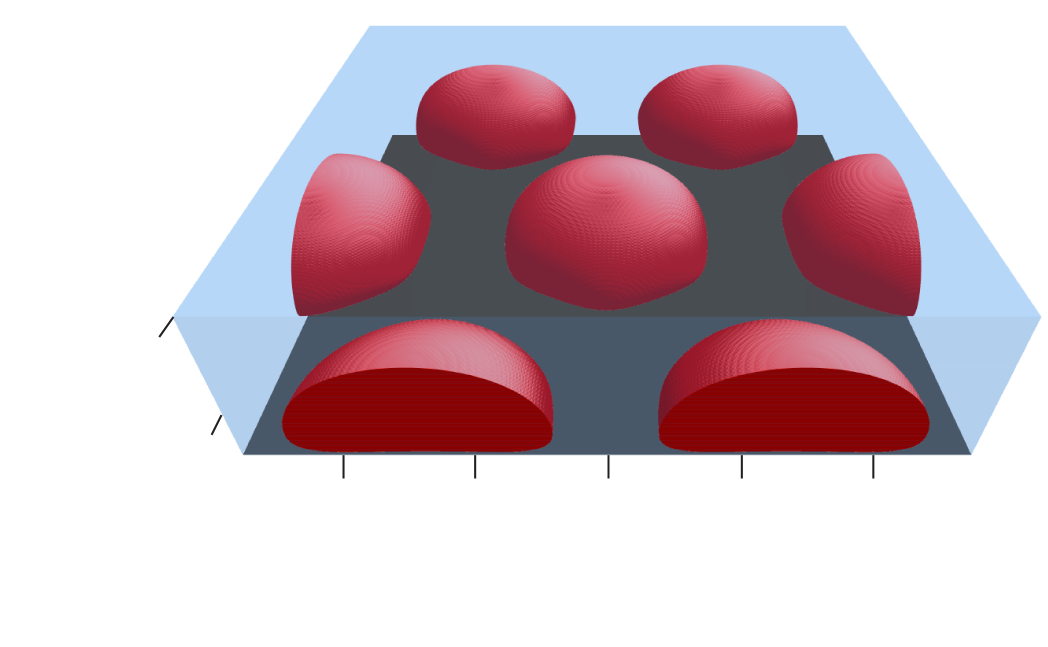
#> input picture figures/SYSG3/a10_mic-empty.png, 4191 x 2586 px (shown at 1/4 size)
$ jupyter execute --allow-errors sysg3_figures.ipynb
#> lines starting #> are read from the running program, lines starting #| are printed output that depends on the picture
### python/Process3D.py
import numpy as np, pandas as pd, matplotlib.pyplot as plt, matplotlib as mpl, plotly.graph_objects as go
import os.path
from Pha3D import Pha3D

class Process3D:
    '''
    kwargs : { fname, dims, fprefix, ( default: isomin, n_coarse, zmax, reflect_over ) }
    '''
    # [139 lines left out: functions __init__, Set_camera, Figure, not called in this run]

class Local:
    def __init__(self):
        self.files = []

    def load(self, fname, dims, params=(0,0), figs=(), fprefix=None, quiet=True):
        self.files.append(self.file(fname, dims, params=params, figs=figs,fprefix=fprefix,quiet=quiet))

    def search(self, search_kws, quiet=True):
#> called with quiet = False
        ret = []
        kfigs = search_kws.pop('figs', None)
        for i in self.files:
            if all( [getattr(i, k)==search_kws[k] for k in search_kws.keys()] ):
                if kfigs:
                    if kfigs in getattr(i, 'figs'):
                        ret.append(i)
                else:
                    ret.append(i)
        if not quiet:
            print("Search results: ", [i.fname for i in ret])
        return ret

    class file:
        def __init__(self, fname, dims, params=(0,0), figs=(), fprefix=None, quiet=True):
            if type(fname)==str :
                self.fname = fname
            else:
                raise TypeError("fname should be filename as string")
            if not os.path.isfile(fprefix+self.fname):
                raise TypeError("{} not found".format(fprefix+self.fname))
            if type(dims)==tuple and len(dims)==3 :
                self.dims = dims
            else:
                raise TypeError("dims should be tuple of len 3")
            if type(params)==tuple and len(params)==2 :
                self.params= params
                self.alpha = params[0]
                self.sigma = params[1]
            else:
                raise TypeError("params should be tupe of len 2")
            if all(isinstance(n, int) for n in figs) :
                self.figs = figs
            else:
                raise TypeError("figs should be tuple/list of ints")
            if type(quiet)==bool:
                if not quiet : print("{} recorded.".format(fname))
            else:
                raise TypeError("quiet should be bool")

### python/sysg3_figures.ipynb
[cell 1]
#@title Imports
import numpy as np, pandas as pd, matplotlib.pyplot as plt, matplotlib as mpl
from PIL import Image
import tjy_udf as tjy
from Data import Data
from Pha3D import Pha3D
from Process3D import Process3D, Local
print("tjy_udf: ", list(filter(lambda x: '__' not in x, dir(tjy)))) # Print contained functions
#> (the rest of this cell did not finish here and is left out)

[cell 2]
## Local
fp_work, fp_home = 'C:/Users/takas/Downloads/SYSG3/', 'E:/Downloads/SYSG3/' # Clone from ANVIL: $WORK/FINAL
fp = fp_work

figfiles = Local()
#> (the rest of this cell did not finish here and is left out)

# Figure 7

[cell 3]
morph_ms = {
    'mic': {'marker':'^', 'c':'xkcd:red'  , 'ms':12},
    'str': {'marker':'s', 'c':'xkcd:orange', 'ms':12},
    'hol': {'marker':'p', 'c':'xkcd:green' , 'ms':15},
    'fus': {'marker':'H', 'c':'xkcd:blue', 'ms':14},
    'cyl': {'marker':'d', 'c':'xkcd:purple', 'ms':14},
    'cyl-pn': {'marker':'*', 'c':'xkcd:black', 'ms':16},
    'cyl-str': {'marker':'*', 'c':'xkcd:pink', 'ms':16},
    'raised': {'marker':'P', 'c':'xkcd:clay', 'ms':14},
    'hom': {'marker':'X', 'c':'0.65' , 'ms':12}
}
#> (the rest of this cell did not finish here and is left out)

# Figure 1

[cell 4]
f1_files = figfiles.search({'figs': 1}, quiet=False)

#> (a cell that did not finish here is left out)

[cell 6]
img = np.asarray(Image.open("../figures/SYSG3/a10_mic-empty.png"))
#> img is the input picture: shape (2586, 4191, 3); mean R, G, B 205.9, 186.7, 195.1
plt.imshow(img)
k1 = dict(transform=plt.gca().transAxes, fontsize=30)
k2 = dict(transform=plt.gca().transAxes, fontsize=36, horizontalalignment='center')
k3 = dict(transform=plt.gca().transAxes, fontsize=30, horizontalalignment='center')
p = lambda x: r'$\mathrm{{ {:} }}$'.format(x)
f = plt.gcf()
plt.axis('off')

## title
plt.text(0.583, 1.175, r'$\alpha=0.10$', **k2)
## x
plt.text(0.244, 0.140, p(-20), **k1)
plt.text(0.563, 0.140, p(0), **k1)
plt.text(0.805, 0.140, p(20),**k1)
## y
plt.text(0.085, 0.365, p(15),**k1)
plt.text(0.165, 0.220, p(5), **k1)
## labs
plt.text(0.57, 0.01, r'$x~\mathrm{[nm]}$', **k3)
plt.text(0.02, 0.17, r'$z~\mathrm{[nm]}$', **k3, rotation=90)

plt.savefig('../figures/SYSG3/a10_mic.pdf')
plt.show()

#> (a cell that did not finish here is left out)

[cell 8]
img = np.asarray(Image.open("../figures/SYSG3/a25_cyl-empty.png"))
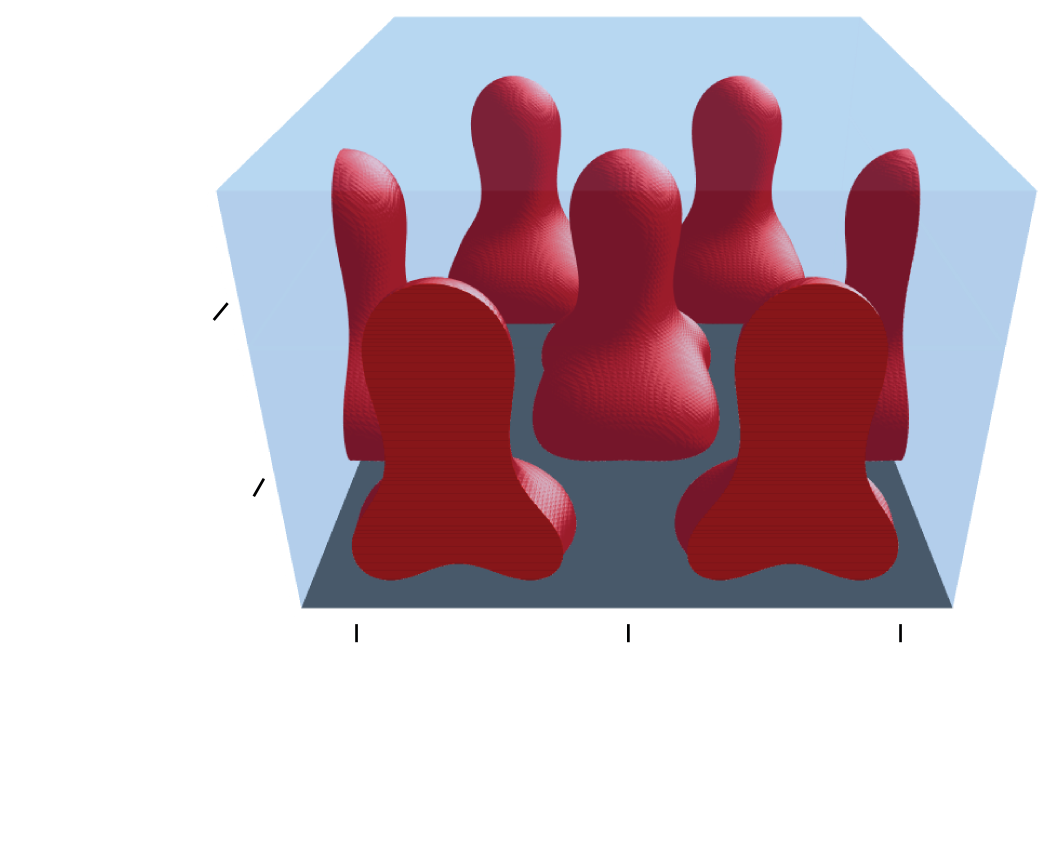
#> input picture figures/SYSG3/a25_cyl-empty.png, 3149 x 2538 px (shown at 1/3 size)
#> img is the input picture: shape (2538, 3149, 3); mean R, G, B 204.2, 186, 194.9
plt.imshow(img)
k1 = dict(transform=plt.gca().transAxes, fontsize=30)
k2 = dict(transform=plt.gca().transAxes, fontsize=36, horizontalalignment='center')
k3 = dict(transform=plt.gca().transAxes, fontsize=30, horizontalalignment='center')
p = lambda x: r'$\mathrm{{ {:} }}$'.format(x)
f = plt.gcf()
plt.axis('off')

## title
plt.text(0.595, 1.040, r'$\alpha = 0.25$', **k2)
## x
plt.text(0.244, 0.150, p(-15), **k1)
plt.text(0.575, 0.150, p(0), **k1)
plt.text(0.82,  0.150, p(15),**k1)
## y
plt.text(0.115, 0.555, p(20), **k1)
plt.text(0.155, 0.345, p(10), **k1)
## labs
plt.text(0.60, 0.03, r'$x~\mathrm{[nm]}$', **k3)
# plt.text(0.04, 0.38 , r'$z~\mathrm{[nm]}$', **k3, rotation=90)

plt.savefig('../figures/SYSG3/a25_cyl.pdf')
plt.show()

[cell 9]
morph_ms = {
    'mic': {'marker':'^', 'c':'xkcd:red'  , 'ms':16},
    'cyl': {'marker':'d', 'c':'xkcd:purple', 'ms':16},
}

#> (the rest of this cell did not finish here and is left out)

# Figure 2

[cell 10]
f2_files = figfiles.search({'figs': 2}, quiet=False)

#> (a cell that did not finish here is left out)

[cell 12]
img = np.asarray(Image.open("../figures/SYSG3/a10_mic-empty.png"))
plt.imshow(img)
k1 = dict(transform=plt.gca().transAxes, fontsize=28)
k2 = dict(transform=plt.gca().transAxes, fontsize=36, horizontalalignment='center')
k3 = dict(transform=plt.gca().transAxes, fontsize=28, horizontalalignment='center')
p = lambda x: r'$\mathrm{{ {:} }}$'.format(x)
f = plt.gcf()
plt.axis('off')

## title
plt.text(0.590, 1.055, r'$\sigma=2.5\times10^{-3}$', **k2)
## x
plt.text(0.244, 0.145, p(-20), **k1)
plt.text(0.563, 0.145, p(0), **k1)
plt.text(0.805, 0.145, p(20),**k1)
## y
plt.text(0.085, 0.365, p(15),**k1)
plt.text(0.165, 0.215, p(5), **k1)
## labs
plt.text(0.57, 0.03, r'$x~\mathrm{[nm]}$', **k3)
plt.text(0.03, 0.13, r'$z~\mathrm{[nm]}$', **k3, rotation=90)

plt.savefig('../figures/SYSG3/a10_mic-2.pdf')
plt.show()

#> (a cell that did not finish here is left out)

#> (a cell that did not finish here is left out)

[cell 15]
img = np.asarray(Image.open("../figures/SYSG3/a10_str-empty.png"))
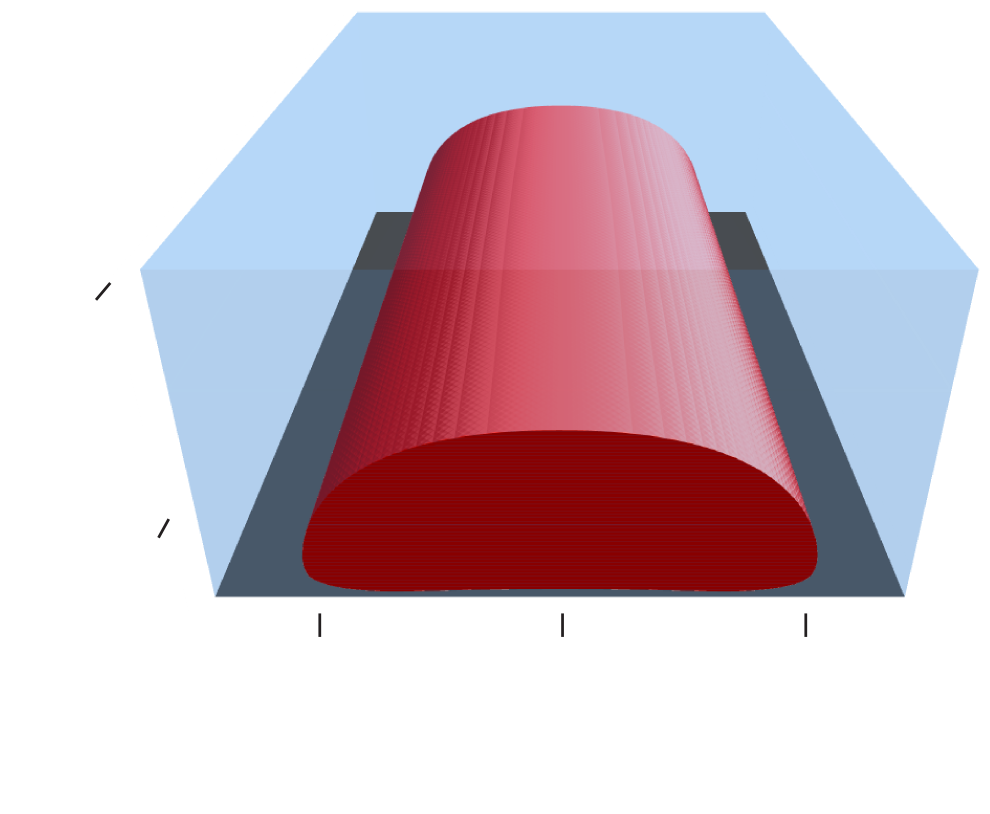
#> input picture figures/SYSG3/a10_str-empty.png, 2968 x 2442 px (shown at 1/3 size)
#> img is the input picture: shape (2442, 2968, 3); mean R, G, B 208.9, 191.9, 202.7
plt.imshow(img)
k1 = dict(transform=plt.gca().transAxes, fontsize=35)
k2 = dict(transform=plt.gca().transAxes, fontsize=46, horizontalalignment='center')
k3 = dict(transform=plt.gca().transAxes, fontsize=35, horizontalalignment='center')
p = lambda x: r'$\mathrm{{ {:} }}$'.format(x)
f = plt.gcf()
plt.axis('off')

## title
plt.text(0.620, 1.090, r'$\sigma=3.75\times10^{-3}$', **k2)
## x
plt.text(0.235, 0.115, p(-10), **k1)
plt.text(0.548, 0.115, p(0), **k1)
plt.text(0.775, 0.115, p(10),**k1)
## y
plt.text(0.015, 0.550, p(15),**k1)
plt.text(0.115, 0.280, p(5), **k1)
## labs
plt.text(0.58, -0.02, r'$x~\mathrm{[nm]}$', **k3)
# plt.text(0.00, 0.30, r'$z~\mathrm{[nm]}$', **k3, rotation=90)

plt.savefig('../figures/SYSG3/a10_str.pdf')
plt.show()

#> (a cell that did not finish here is left out)

#> (a cell that did not finish here is left out)

[cell 18]
img = np.asarray(Image.open("../figures/SYSG3/a10_hol-empty.png"))
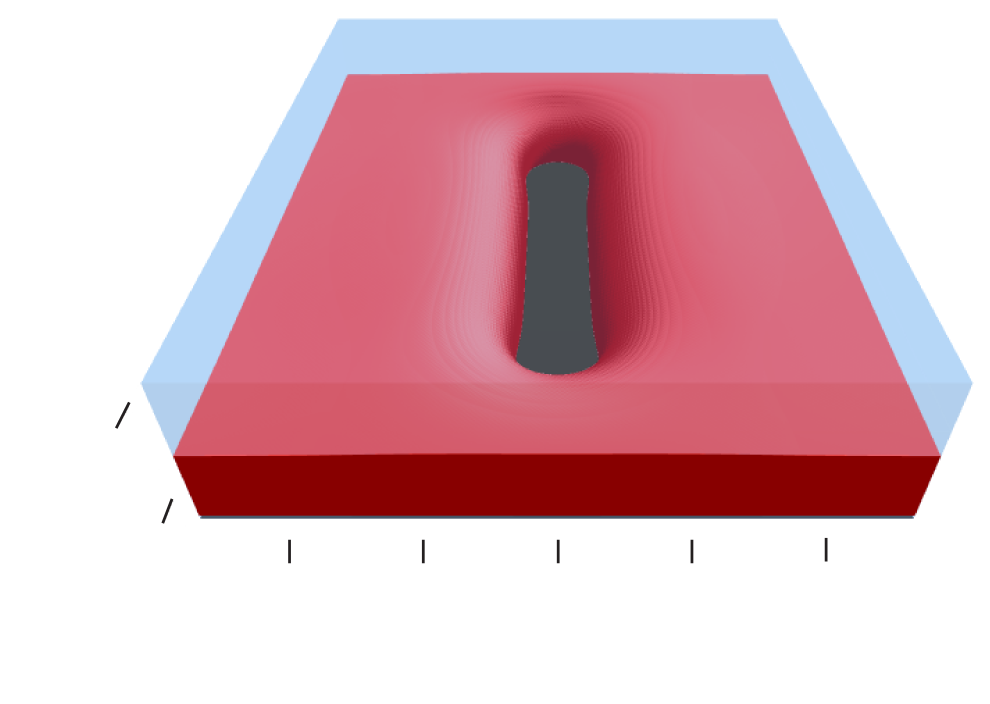
#> input picture figures/SYSG3/a10_hol-empty.png, 2968 x 2110 px (shown at 1/3 size)
#> img is the input picture: shape (2110, 2968, 3); mean R, G, B 222.8, 183, 191.9
plt.imshow(img)
k1 = dict(transform=plt.gca().transAxes, fontsize=36)
k2 = dict(transform=plt.gca().transAxes, fontsize=44, horizontalalignment='center')
k3 = dict(transform=plt.gca().transAxes, fontsize=36, horizontalalignment='center')
p = lambda x: r'$\mathrm{{ {:} }}$'.format(x)
f = plt.gcf()
plt.axis('off')

## title
plt.text(0.595, 1.100, r'$\sigma=5.0\times10^{-3}$', **k2)
## x
plt.text(0.185, 0.130, p(-20), **k1)
plt.text(0.530, 0.130, p(0), **k1)
plt.text(0.785, 0.130, p(20),**k1)
## y
plt.text(0.005, 0.355, p(15),**k1)
plt.text(0.100, 0.205, p(5), **k1)
## labs
plt.text(0.55, -0.01, r'$x~\mathrm{[nm]}$', **k3)

plt.savefig('../figures/SYSG3/a10_hol.pdf')
plt.show()
